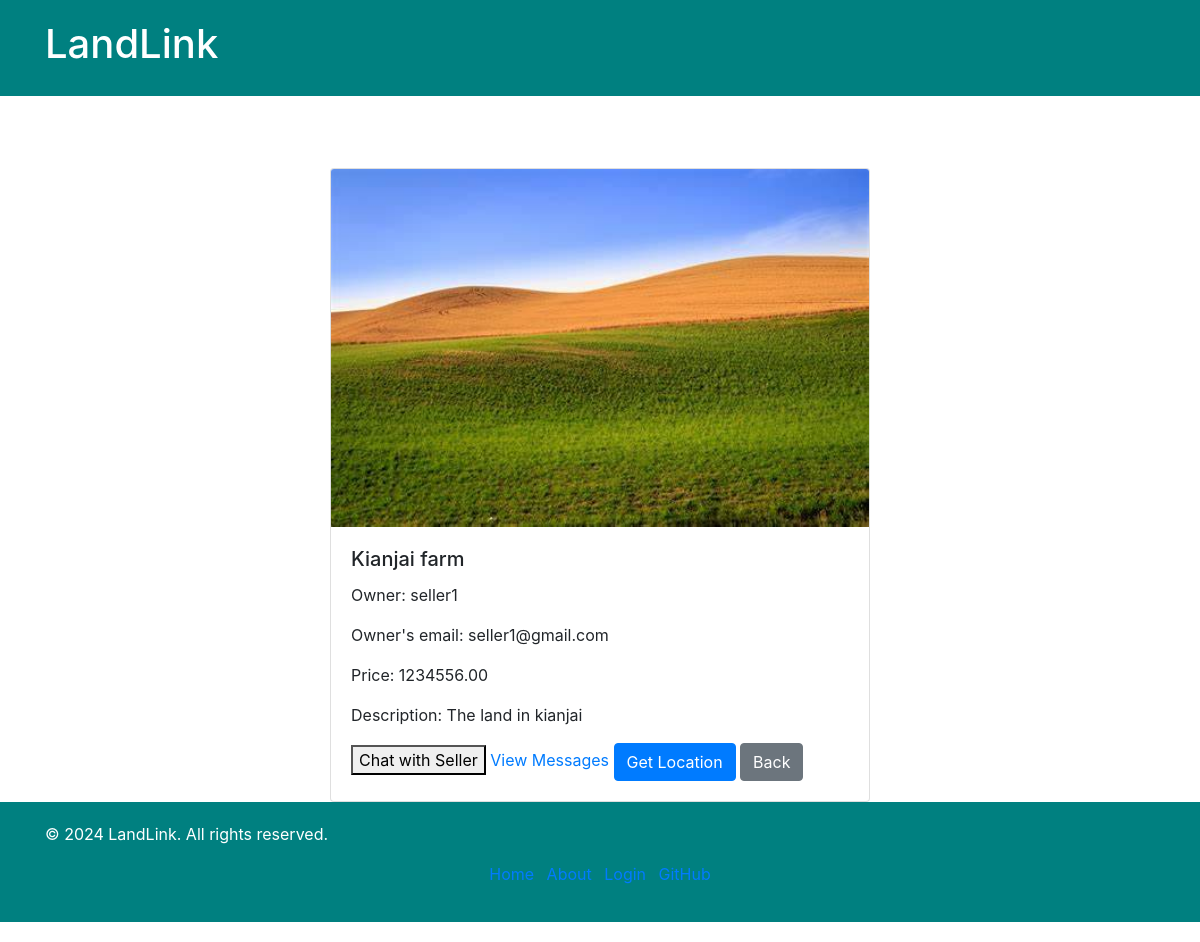
The app's page /land/1/, older data.
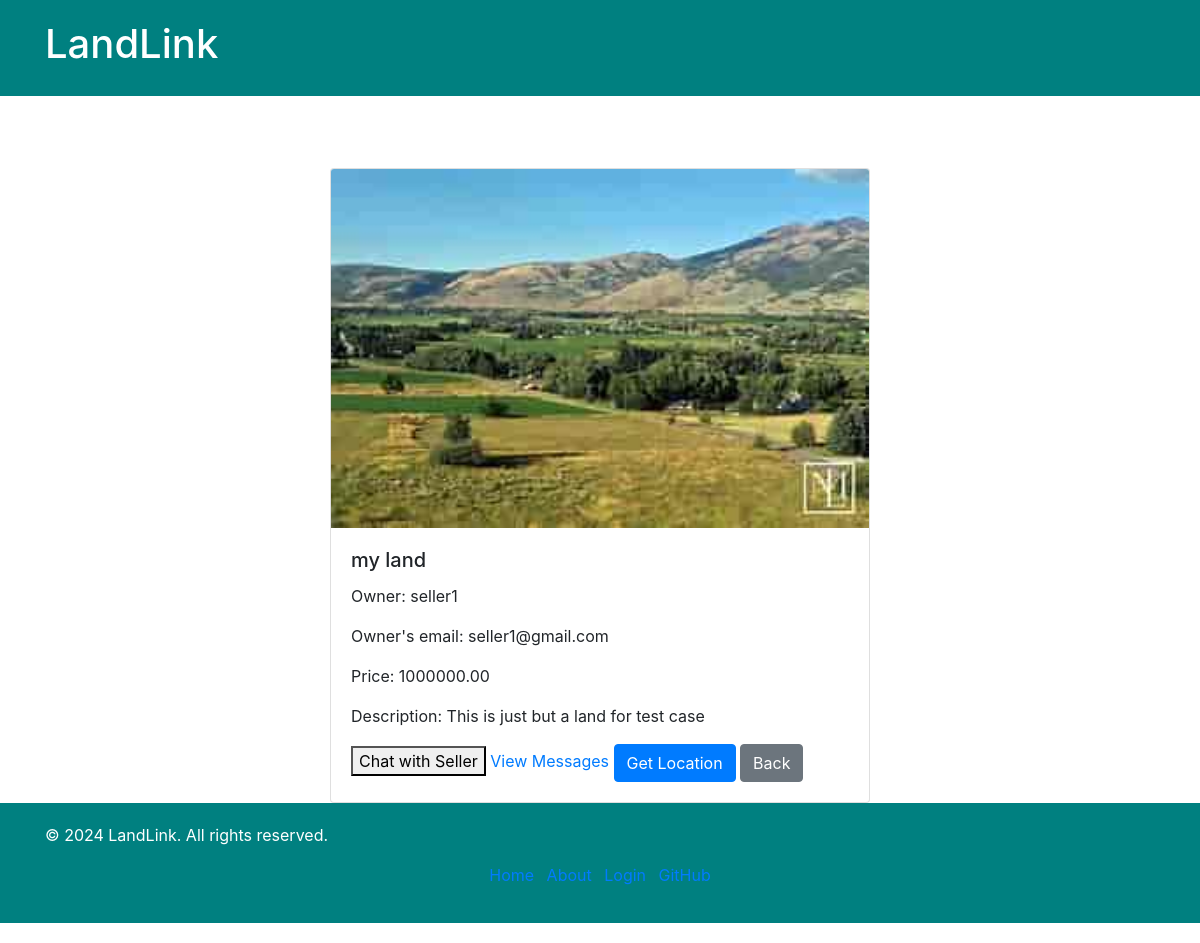
The same page, newer data.
### land/models.py (models this page shows, shortened)
class Land(models.Model):
    LOCALITY_CHOICES = [
        ('rural', 'Rural'),
        ('semi_urban', 'Semi-Urban'),
        ('urban', 'Urban'),
    ]
    latitude = models.FloatField(null=True, blank=True)
    longitude = models.FloatField(null=True, blank=True)
    image = models.ImageField(upload_to='land_images/')
    title = models.CharField(max_length=100)
    locality = models.CharField(max_length=20, choices=LOCALITY_CHOICES, default='rural')
    price = models.DecimalField(max_digits=10, decimal_places=2)
    owner = models.ForeignKey(CustomUser, on_delete=models.CASCADE, limit_choices_to={'user_type': 'seller'})
    location = models.CharField(max_length=100, blank=True, null=True, help_text="Enter the latitude and longitude coordinates (e.g., 'latitude,longitude') for the location of the land.")
    description = models.TextField(blank=True)

### account/models.py (models this page shows, shortened)
class CustomUser(AbstractUser):
    BUYER = 'buyer'
    SELLER = 'seller'
    LAWYER = 'lawyer'
    USER_TYPES = [
        (BUYER, 'Buyer'),
        (SELLER, 'Seller'),
        (LAWYER, 'Land Lawyer'),
    ]
    user_type = models.CharField(max_length=10, choices=USER_TYPES, default=BUYER)

### land/views.py (the view)
# urls.py: path('land/<int:land_id>/', views.land_detail, name='land_detail'),
def land_detail(request, land_id):
    land = Land.objects.get(id=land_id)
    receiver_id = land.owner.id  # Assuming the seller is the receiver of the message
    return render(request, 'land/land_detail.html', {'land': land, 'receiver_id': receiver_id})

### land/templates/land/land_detail.html (shortened to what this page needs)
{% extends 'account/base.html' %}
{% block content %}
<div class="container">
    <div class="row mt-5">
        <div class="col-md-6 offset-md-3">
            <div class="card">
                <img src="{{ land.image.url }}" class="card-img-top img-fluid" alt="{{ land.title }}">
                <div class="card-body">
                    <h5 class="card-title">{{ land.title }}</h5>
                    <p class="card-text">Owner: {{ land.owner.username }}</p>
                    <p class="card-text">Owner's email: {{ land.owner.email }}</p>
                    <p class="card-text">Price: {{ land.price }}</p>
                    <p class="card-text">Description: {{ land.description }}</p>
                    <button onclick="window.location.href='{% url 'messaging:send_message' receiver_id=land.owner.id %}'">Chat with Seller</button>
                    <a href="{% url 'messaging:view_messages' %}">View Messages</a>
                    <button id="getLocationBtn" class="btn btn-primary">Get Location</button>
                    <a href="#" onclick="goBack()" class="btn btn-secondary">Back</a>
                </div>
            </div>
        </div>
    </div>
</div>
{% endblock %}

Row changes from the older to the newer data that the page shows:
changed Land "seller1": image: a different picture; title "Kianjai farm" → "my land"; price "1234556.00" → "1000000.00"; description "The land in kianjai" → "This is just but a land for test case"
